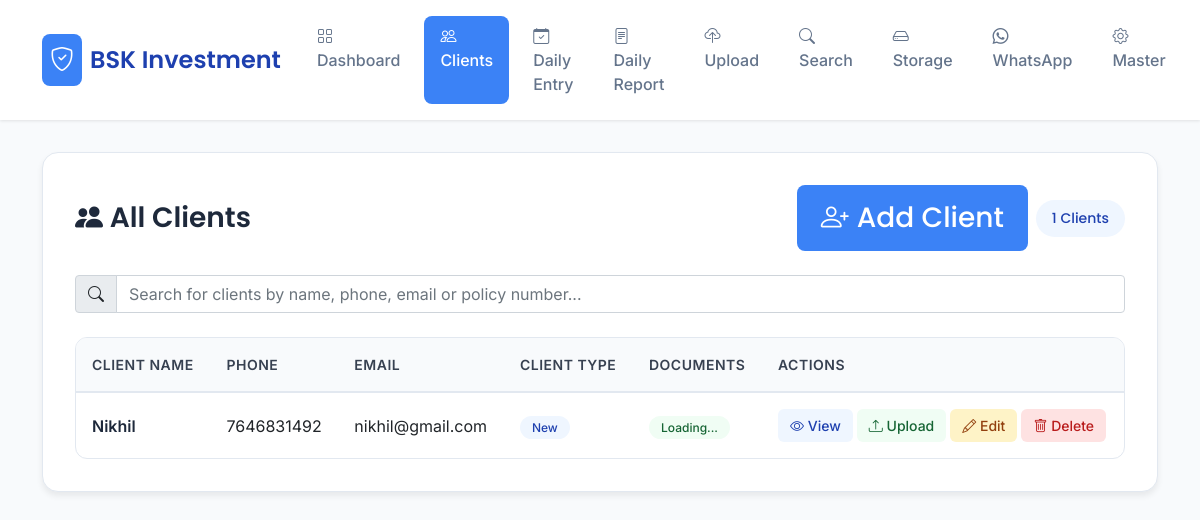
Page /client_list on the earlier database version.
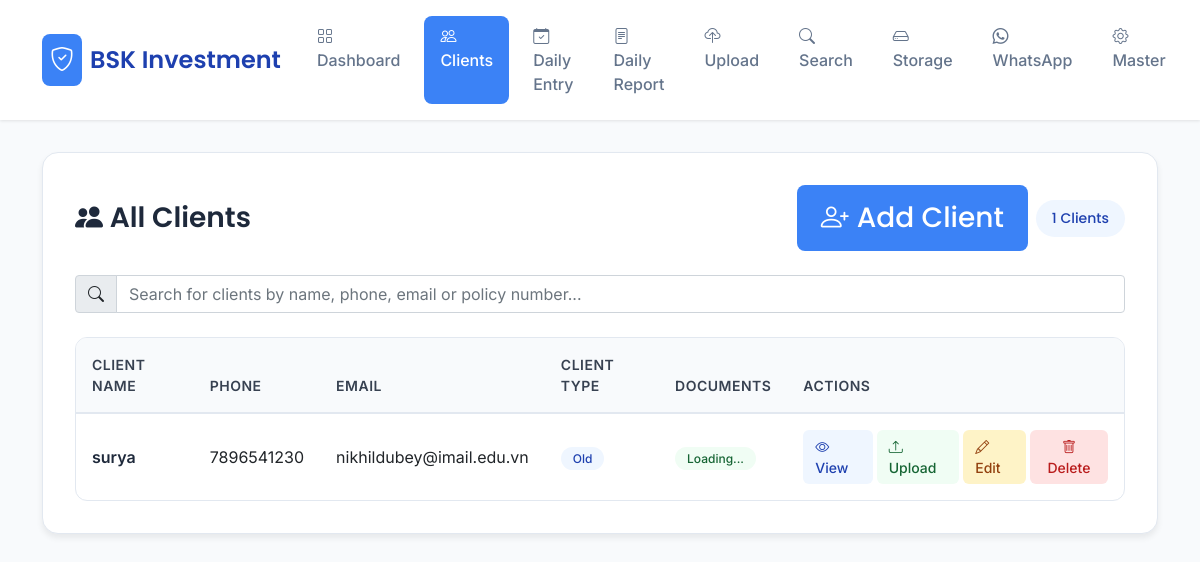
Same page on the later database version.
### tables this page shows
CREATE TABLE clients (
            id INTEGER PRIMARY KEY AUTOINCREMENT,
            name TEXT NOT NULL,
            phone TEXT,
            email TEXT,
            folder_name TEXT,
            client_type TEXT,
            policy_number TEXT,
            pan_card TEXT,
            address TEXT,
            created_at TIMESTAMP DEFAULT CURRENT_TIMESTAMP
        , policy_expiry_date TEXT, premium_amount TEXT, policy_type TEXT);

### app.py (the view)
@app.route('/client_list')
def client_list():
    conn = get_db_connection()
    clients = conn.execute('SELECT * FROM clients ORDER BY name').fetchall()
    conn.close()
    return render_template('client_list.html', clients=clients)

### app.py (called while the page is built)
def get_db_connection():
    try:
        conn = sqlite3.connect('documents.db')
        conn.row_factory = sqlite3.Row
        return conn
    except sqlite3.Error as e:
        logger.error(f"Database connection error: {e}")
        flash("Database connection error. Please try again.", "error")
        return None

### templates/client_list.html (shortened to what this page needs)
<!DOCTYPE html>
<html lang="hi">
<head>
    <link href="https://cdn.jsdelivr.net/npm/bootstrap@5.1.3/dist/css/bootstrap.min.css" rel="stylesheet">
    <link rel="stylesheet" href="https://cdn.jsdelivr.net/npm/bootstrap-icons@1.7.2/font/bootstrap-icons.css">
</head>
{% set active_page = 'clients' %}
{% include '_navbar.html' %}
<div class="container">
        <div class="page-container">
            <div class="page-title">
                <span><i class="bi bi-people-fill"></i> All Clients</span>
                <div class="d-flex gap-2 align-items-center">
                    <a href="/add_client" class="btn-primary-custom">
                        <i class="bi bi-person-plus"></i> Add Client
                    </a>
                    <span class="client-count">{{ clients|length }} Clients</span>
                </div>
            </div>
            <div class="input-group mb-4">
                <span class="input-group-text"><i class="bi bi-search"></i></span>
                <input type="text" id="clientSearch" class="form-control" placeholder="Search for clients by name, phone, email or policy number...">
            </div>
            {% if clients %}
                <div class="table-container">
                    <table class="table">
                        <thead>
                            <tr>
                                <th>Client Name</th>
                                <th>Phone</th>
                                <th>Email</th>
                                <th>Client Type</th>
                                <th>Documents</th>
                                <th>Actions</th>
                            </tr>
                        </thead>
                        <tbody>
                            {% for client in clients %}
                            <tr data-client-id="{{ client['id'] }}">
                                <td>
                                    <div class="client-name">{{ client['name'] }}</div>
                                </td>
                                <td>{{ client['phone'] or '-' }}</td>
                                <td>
                                    {% if client['email'] %}
                                        <div>{{ client['email'] }}</div>
                                    {% else %}
                                        <span class="text-muted">Not provided</span>
                                    {% endif %}
                                </td>
                                <td>
                                    {% if client['client_type'] %}
                                        <span class="badge-primary-custom">{{ client['client_type'] }}</span>
                                    {% else %}
                                        <span class="badge-secondary-custom">Not specified</span>
                                    {% endif %}
                                </td>
                                <td>
                                    <span class="badge-success-custom doc-count">Loading...</span>
                                </td>
                                <td>
                                    <div class="d-flex gap-1">
                                        <a href="{{ url_for('client_details', client_id=client['id']) }}" class="action-btn btn-view">
                                            <i class="bi bi-eye"></i> View
                                        </a>
                                        <a href="{{ url_for('upload_document', client_id=client['id']) }}" class="action-btn btn-upload">
                                            <i class="bi bi-upload"></i> Upload
                                        </a>
                                        <a href="{{ url_for('edit_client', client_id=client['id']) }}" class="action-btn btn-edit">
                                            <i class="bi bi-pencil"></i> Edit
                                        </a>
                                        <button class="action-btn btn-delete" onclick="deleteClient('{{ client['id'] }}', '{{ client['name'] }}')">
                                            <i class="bi bi-trash"></i> Delete
                                        </button>
                                    </div>
                                </td>
                            </tr>
                            {% endfor %}
                        </tbody>
                    </table>
                </div>
            {% endif %}
        </div>
    </div>
</body>
</html>

### templates/_navbar.html
<nav class="navbar navbar-expand-lg">
    <div class="container">
        <a class="navbar-brand" href="/">
            <i class="bi bi-shield-check"></i>
            BSK Investment
        </a>
        <div class="navbar-nav ms-auto">
            <a class="nav-link {{ 'active' if active_page == 'dashboard' else '' }}" href="/"><i class="bi bi-grid"></i> Dashboard</a>
            <a class="nav-link {{ 'active' if active_page == 'clients' else '' }}" href="/client_list"><i class="bi bi-people"></i> Clients</a>
            <a class="nav-link {{ 'active' if active_page == 'daily_entry' else '' }}" href="/daily_entry"><i class="bi bi-calendar-check"></i> Daily Entry</a>
            <a class="nav-link {{ 'active' if active_page == 'daily_report' else '' }}" href="/daily_report"><i class="bi bi-file-text"></i> Daily Report</a>
            <a class="nav-link {{ 'active' if active_page == 'upload' else '' }}" href="/quick_upload"><i class="bi bi-cloud-upload"></i> Upload</a>
            <a class="nav-link {{ 'active' if active_page == 'search' else '' }}" href="/search_client"><i class="bi bi-search"></i> Search</a>
            <a class="nav-link {{ 'active' if active_page == 'storage' else '' }}" href="/storage_info"><i class="bi bi-hdd"></i> Storage</a>
            <a class="nav-link {{ 'active' if active_page == 'whatsapp' else '' }}" href="/whatsapp"><i class="bi bi-whatsapp"></i> WhatsApp</a>
            <a class="nav-link {{ 'active' if active_page == 'master' else '' }}" href="/master"><i class="bi bi-gear"></i> Master</a>
        </div>
    </div>
</nav>

### templates/client_list.html (style rules this page uses)
* { margin: 0; padding: 0; box-sizing: border-box; }
.navbar { background: #ffffff !important; box-shadow: 0 1px 3px rgba(0,0,0,0.1); padding: 1rem 0; }
.navbar-brand { font-family: 'Poppins', sans-serif; font-weight: 600; font-size: 1.5rem; color: #1e40af !important; display: flex; align-items: center; gap: 0.5rem; }
.navbar-brand i { background: #3b82f6; color: white; padding: 0.5rem; border-radius: 8px; }
.nav-link { color: #64748b !important; font-weight: 500; padding: 0.5rem 1rem !important; border-radius: 8px; transition: all 0.3s ease; margin: 0 0.25rem; }
.nav-link.active { background: #3b82f6; color: white !important; }
.page-container { background: white; border-radius: 16px; padding: 2rem; box-shadow: 0 4px 6px rgba(0,0,0,0.07); border: 1px solid #e2e8f0; margin-top: 2rem; }
.page-title { font-family: 'Poppins', sans-serif; font-size: 1.75rem; font-weight: 600; color: #1e293b; margin-bottom: 1.5rem; display: flex; align-items: center; justify-content: space-between; }
.client-count { background: #eff6ff; color: #1e40af; padding: 0.5rem 1rem; border-radius: 20px; font-size: 0.875rem; font-weight: 500; }
.table-container { background: white; border-radius: 12px; overflow: hidden; border: 1px solid #e2e8f0; }
.table { margin: 0; }
.table thead th { background: #f8fafc; border-bottom: 2px solid #e2e8f0; color: #374151; font-weight: 600; padding: 1rem; font-size: 0.875rem; text-transform: uppercase; letter-spacing: 0.5px; }
.table tbody td { padding: 1rem; vertical-align: middle; border-bottom: 1px solid #f1f5f9; }
.table tbody tr:last-child td { border-bottom: none; }
.client-name { font-weight: 600; color: #1e293b; }
.action-btn { padding: 0.375rem 0.75rem; border-radius: 6px; font-size: 0.875rem; font-weight: 500; text-decoration: none; transition: all 0.3s ease; border: none; cursor: pointer; }
.btn-view { background: #eff6ff; color: #1e40af; }
.btn-upload { background: #f0fdf4; color: #166534; }
.btn-edit { background: #fef3c7; color: #92400e; }
.btn-delete { background: #fee2e2; color: #b91c1c; }
.badge-primary-custom { background: #eff6ff; color: #1e40af; padding: 0.25rem 0.75rem; border-radius: 12px; font-size: 0.75rem; font-weight: 500; }
.badge-success-custom { background: #f0fdf4; color: #166534; padding: 0.25rem 0.75rem; border-radius: 12px; font-size: 0.75rem; font-weight: 500; }
.btn-primary-custom { background: #3b82f6; border: none; color: white; padding: 0.75rem 1.5rem; border-radius: 8px; font-weight: 500; transition: all 0.3s ease; text-decoration: none; display: inline-flex; align-items: center; gap: 0.5rem; }

Differences in the rows shown:
removed clients: name "Nikhil", phone "7646831492", email "nikhil@gmail.com", client_type "New"
added clients: name "surya", phone "7896541230", email "nikhildubey@imail.edu.vn", client_type "Old"
